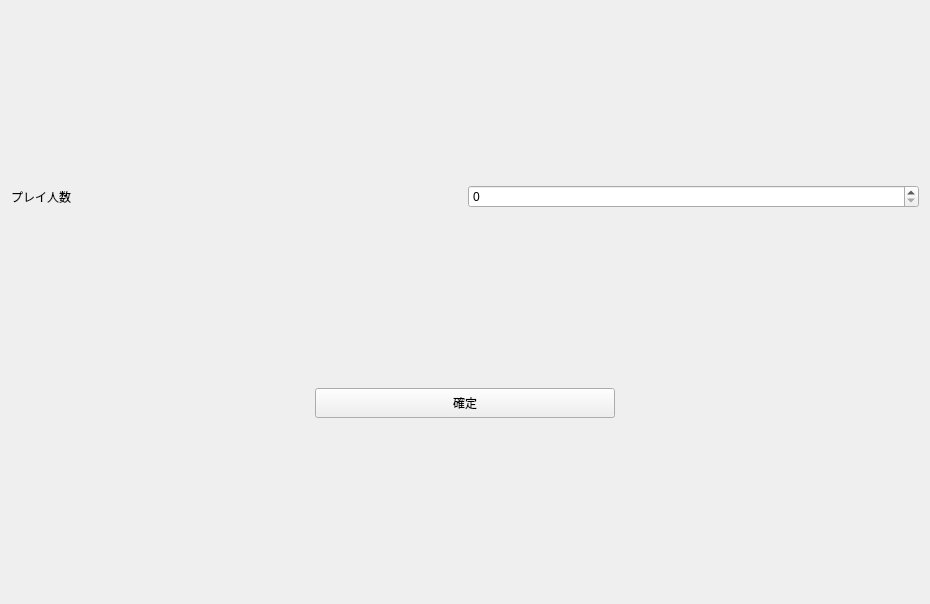
<?xml version="1.0" encoding="UTF-8"?>
<ui version="4.0">
 <class>quiz_setup</class>
 <widget class="QWidget" name="quiz_setup">
  <property name="geometry">
   <rect>
    <x>0</x>
    <y>0</y>
    <width>930</width>
    <height>604</height>
   </rect>
  </property>
  <property name="windowTitle">
   <string>Form</string>
  </property>
  <layout class="QGridLayout" name="gridLayout">
   <item row="0" column="1">
    <widget class="QSpinBox" name="player_num"/>
   </item>
   <item row="0" column="0">
    <widget class="QLabel" name="label">
     <property name="text">
      <string>プレイ人数</string>
     </property>
    </widget>
   </item>
   <item row="1" column="0" colspan="2" alignment="Qt::AlignmentFlag::AlignHCenter">
    <widget class="QPushButton" name="comp_setup">
     <property name="sizePolicy">
      <sizepolicy hsizetype="Fixed" vsizetype="Fixed">
       <horstretch>0</horstretch>
       <verstretch>0</verstretch>
      </sizepolicy>
     </property>
     <property name="minimumSize">
      <size>
       <width>300</width>
       <height>30</height>
      </size>
     </property>
     <property name="text">
      <string>確定</string>
     </property>
    </widget>
   </item>
  </layout>
 </widget>
 <resources/>
 <connections/>
</ui>
